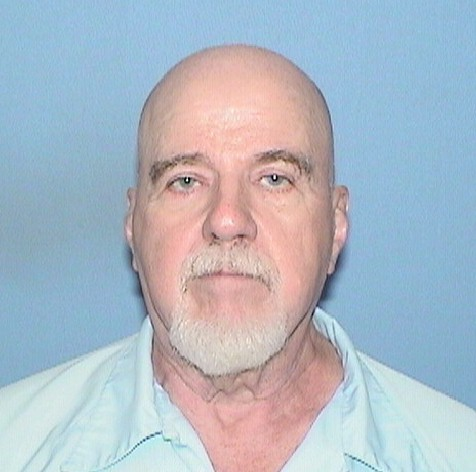
#> input picture data/A00147 - Copy.jpg, 476 x 472 px
$ python -i utils.py   (imports and definitions only)   (older library calls are emulated)
#> lines starting #> are read from the running program, lines starting #| are printed output that depends on the picture; after the words box and inside, x2 and y2 are one past the last pixel; in counts of white or black regions, pixels touching at a corner belong together
#> further down, picture is the input picture: shape (472, 476, 3); mean B, G, R 197, 185.1, 173.9
# src/utils.py
import os
import json
import cv2
import numpy as np
import pandas as pd
from datetime import datetime
from sklearn.metrics import accuracy_score, precision_recall_fscore_support
from .constants import IMAGES_PATH, FEATURES_FILE, ACCURACY_THRESHOLD

class Utils:
    # [8 lines left out: function save_image, not called in this run]

    @staticmethod
    def calculate_feature_vector(image):
        """Calculate enhanced feature vector for image matching"""
        # Check if image is already grayscale
        if len(image.shape) == 2:
            gray = image
        else:
            gray = cv2.cvtColor(image, cv2.COLOR_BGR2GRAY)
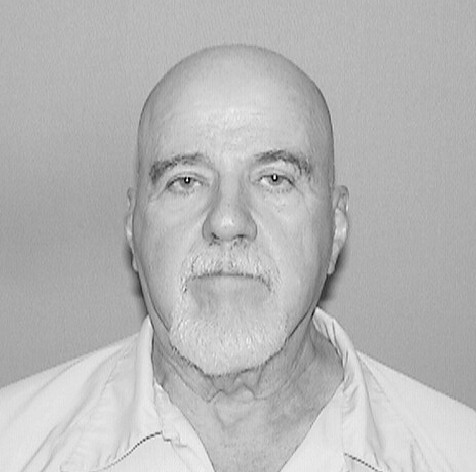
#> gray: shape (472, 476); min 1, max 254, mean 183.1

        # Resize for consistency
        resized = cv2.resize(gray, (64, 64))
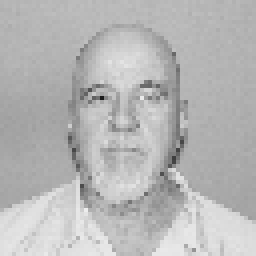
#> resized: shape (64, 64) (shown 4 times larger); min 26, max 237, mean 183

        features = []

        # Histogram features
        hist = cv2.calcHist([resized], [0], None, [256], [0, 256])
#> hist = 256 values, max 144 at index 181, min 0 at index 0, mean 16
        features.extend(hist.flatten())

        # Edge features using multiple methods
        edges_canny = cv2.Canny(resized, 100, 200)
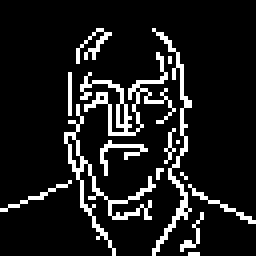
#> edges_canny: shape (64, 64) (shown 4 times larger); 11.2% white in thin lines or dots, all inside (x1, y1, x2, y2) = (0, 7, 64, 64)
        edges_sobel = cv2.Sobel(resized, cv2.CV_64F, 1, 1, ksize=3)
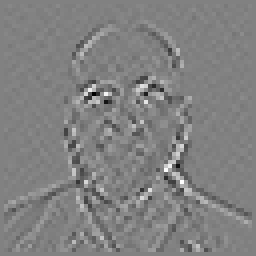
#> edges_sobel: shape (64, 64) float64 (shown 4 times larger); min -169, max 164, mean 0; drawn with min black and max white

        edge_hist_canny = cv2.calcHist([edges_canny], [0], None, [256], [0, 256])
#> edge_hist_canny = 256 values, max 3639 at index 0, min 0 at index 1, mean 16
        edge_hist_sobel = cv2.calcHist([np.uint8(np.absolute(edges_sobel))], [0], None, [256], [0, 256])
#> edge_hist_sobel = 256 values, max 481 at index 0, min 0 at index 93, mean 16

        features.extend(edge_hist_canny.flatten())
        features.extend(edge_hist_sobel.flatten())

        # Add texture features
        texture = Utils.calculate_texture_features(resized)
        features.extend(texture)

        return np.array(features)

    @staticmethod
    def calculate_texture_features(image):
        """Calculate texture features using GLCM"""
        from skimage.feature import graycomatrix, graycoprops

        distances = [1, 2, 3]
        angles = [0, np.pi/4, np.pi/2, 3*np.pi/4]
        properties = ['contrast', 'dissimilarity', 'homogeneity', 'energy', 'correlation']

        glcm = graycomatrix(image, distances=distances, angles=angles, symmetric=True, normed=True)

        features = []
        for prop in properties:
            features.extend(graycoprops(glcm, prop).flatten())
#> after the loop, features = 60 values, max 481.4 at index 8, min 0.0323 at index 45, mean 68.08

        return features

    # [15 lines left out: function compare_features, not called in this run]

class DatabaseManager:
    # [71 lines left out: functions __init__, search_similar, is_correct_match, get_accuracy_metrics, not called in this run]

>>> import cv2
>>> picture = cv2.imread('data/A00147 - Copy.jpg')
>>> result = Utils().calculate_feature_vector(picture)
#> in calculate_feature_vector, `texture = Utils.calculate_texture_features(resized)`: texture has the same summary as features in calculate_texture_features
#> result = 828 values, max 3639 at index 256, min 0 at index 0, mean 19.77

$ run again, on data/A00367 - Copy.jpg
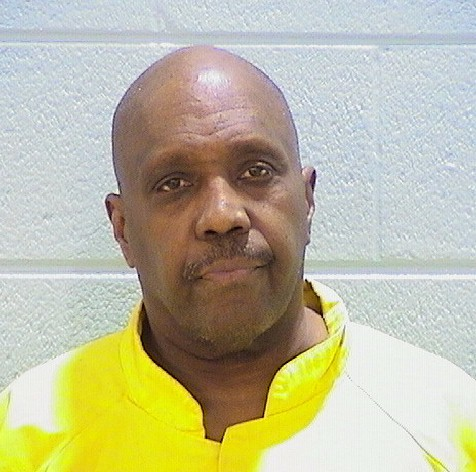
#> input picture data/A00367 - Copy.jpg, 476 x 472 px
#> picture is the input picture: shape (472, 476, 3); mean B, G, R 157.4, 186.7, 189.8
#> hist = 256 values, max 135 at index 204, min 0 at index 0, mean 16
#> in calculate_feature_vector, `edges_canny = cv2.Canny(resized, 100, 200)`:
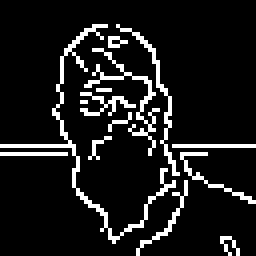
#> edges_canny: shape (64, 64) (shown 4 times larger); 10.3% white in thin lines or dots
#> in calculate_feature_vector, `edges_sobel = cv2.Sobel(resized, cv2.CV_64F, 1, 1, ksize=3)`:
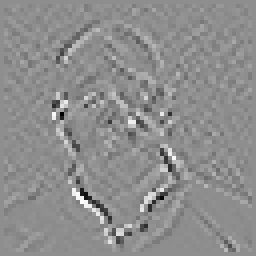
#> edges_sobel: shape (64, 64) float64 (shown 4 times larger); min -238, max 189, mean 0; drawn with min black and max white
#> edge_hist_canny = 256 values, max 3673 at index 0, min 0 at index 1, mean 16
#> edge_hist_sobel = 256 values, max 376 at index 0, min 0 at index 73, mean 16
#> after the loop in calculate_texture_features, `for prop in properties:`: features = 60 values, max 1202.7 at index 8, min 0.0249 at index 46, mean 150.8
#> texture has the same summary as features in calculate_texture_features
#> result = 828 values, max 3673 at index 256, min 0 at index 0, mean 25.77

$ run again, on data/A01457.jpg
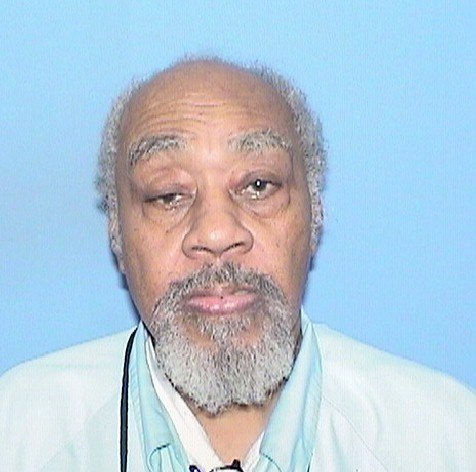
#> input picture data/A01457.jpg, 476 x 472 px
#> picture is the input picture: shape (472, 476, 3); mean B, G, R 216.2, 200.6, 179.5
#> hist = 256 values, max 209 at index 204, min 0 at index 0, mean 16
#> in calculate_feature_vector, `edges_canny = cv2.Canny(resized, 100, 200)`:
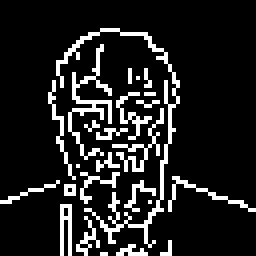
#> edges_canny: shape (64, 64) (shown 4 times larger); 13.1% white in thin lines or dots, all inside (x1, y1, x2, y2) = (0, 7, 64, 64)
#> in calculate_feature_vector, `edges_sobel = cv2.Sobel(resized, cv2.CV_64F, 1, 1, ksize=3)`:
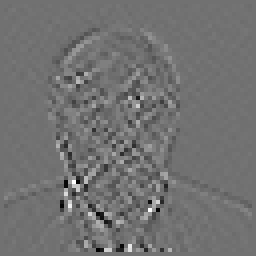
#> edges_sobel: shape (64, 64) float64 (shown 4 times larger); min -198, max 245, mean 0; drawn with min black and max white
#> edge_hist_canny = 256 values, max 3561 at index 0, min 0 at index 1, mean 16
#> edge_hist_sobel = 256 values, max 539 at index 0, min 0 at index 90, mean 16
#> after the loop in calculate_texture_features, `for prop in properties:`: features = 60 values, max 970.5 at index 8, min 0.0429 at index 44, mean 138.3
#> texture has the same summary as features in calculate_texture_features
#> result = 828 values, max 3561 at index 256, min 0 at index 0, mean 24.86

$ run again, on data/A01806.jpg
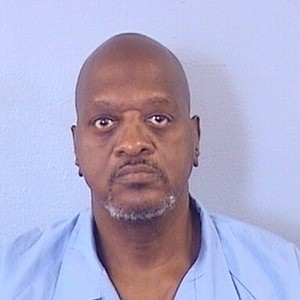
#> input picture data/A01806.jpg, 300 x 300 px
#> picture is the input picture: shape (300, 300, 3); mean B, G, R 200.2, 169.2, 174.1
#> hist = 256 values, max 214 at index 206, min 0 at index 0, mean 16
#> in calculate_feature_vector, `edges_canny = cv2.Canny(resized, 100, 200)`:
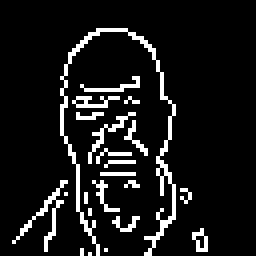
#> edges_canny: shape (64, 64) (shown 4 times larger); 9.3% white in thin lines or dots, all inside (x1, y1, x2, y2) = (3, 7, 52, 64)
#> in calculate_feature_vector, `edges_sobel = cv2.Sobel(resized, cv2.CV_64F, 1, 1, ksize=3)`:
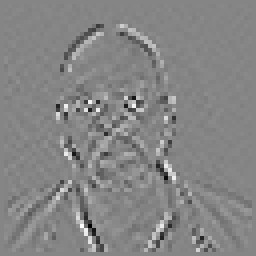
#> edges_sobel: shape (64, 64) float64 (shown 4 times larger); min -193, max 176, mean 0; drawn with min black and max white
#> edge_hist_canny = 256 values, max 3715 at index 0, min 0 at index 1, mean 16
#> edge_hist_sobel = 256 values, max 511 at index 0, min 0 at index 70, mean 16
#> after the loop in calculate_texture_features, `for prop in properties:`: features = 60 values, max 923.6 at index 8, min 0.0387 at index 44, mean 111.8
#> texture has the same summary as features in calculate_texture_features
#> result = 828 values, max 3715 at index 256, min 0 at index 0, mean 22.94
